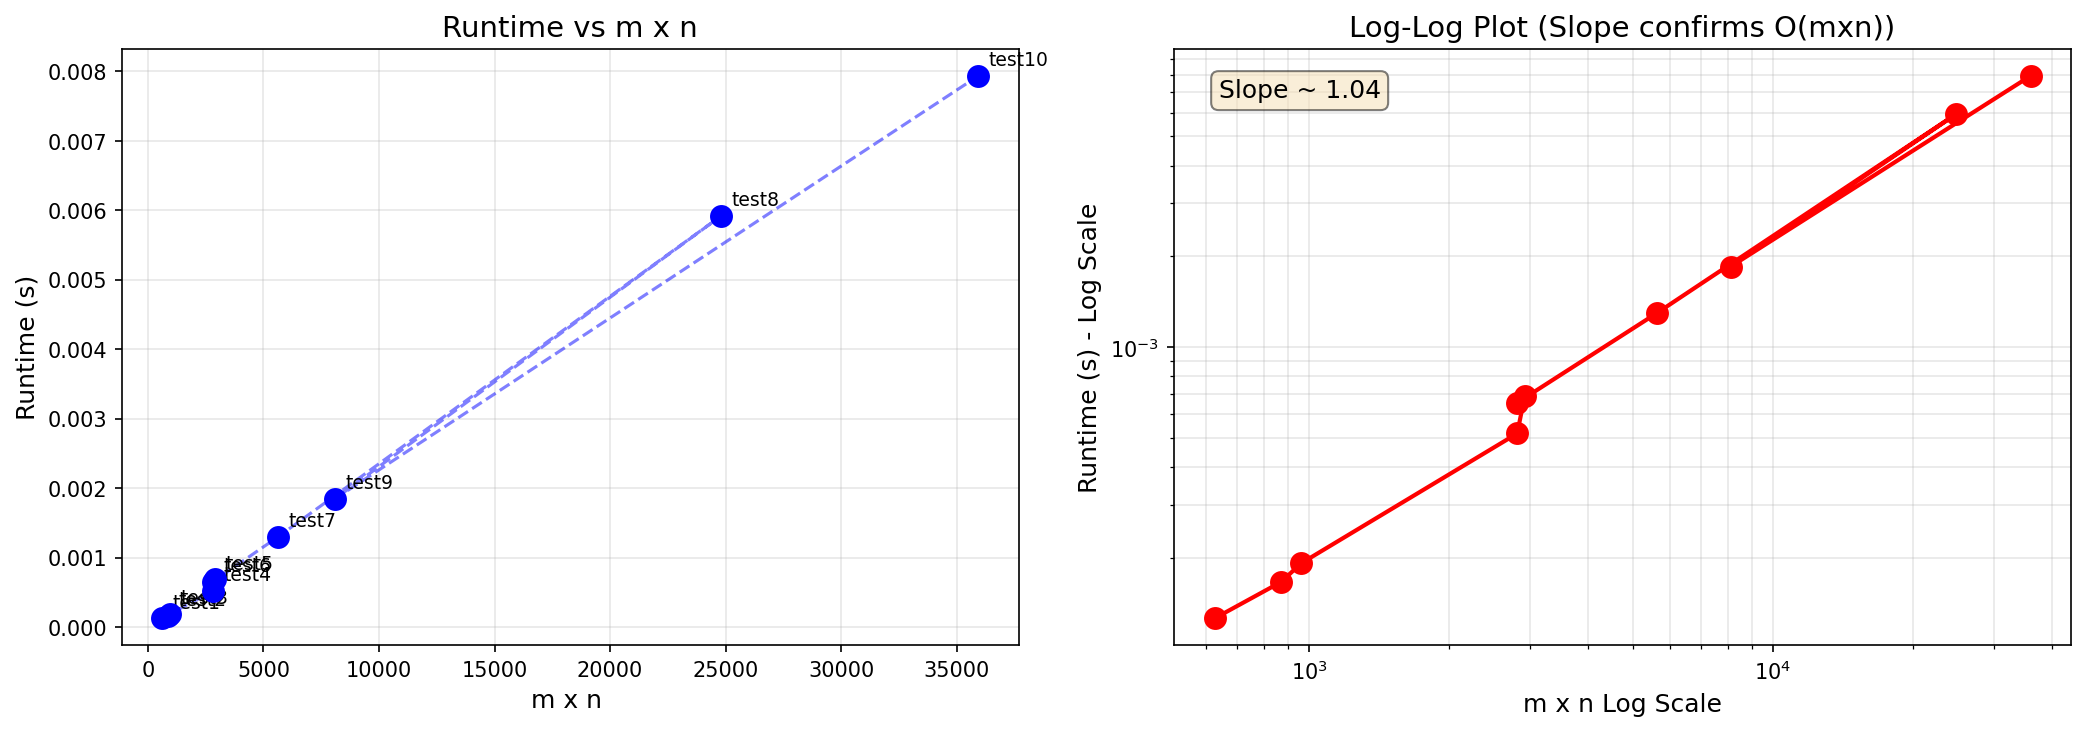

This figure's Python source:
import matplotlib.pyplot as plt
import sys
import time
from numpy import polyfit, log

sys.setrecursionlimit(10**6)


def wlcs(s1, s2, weights):
    m = len(s1)
    n = len(s2)
    dp = [[0] * (n + 1) for _ in range(m + 1)]

    for i in range(1, m + 1):
        for j in range(1, n + 1):
            if s1[i - 1] == s2[j - 1]:
                dp[i][j] = dp[i - 1][j - 1] + weights.get(s1[i - 1], 0)
            else:
                dp[i][j] = max(dp[i - 1][j], dp[i][j - 1])

    return dp[m][n]


tests = [f"test{i}.txt" for i in range(1, 11)]

products = []
times = []

for test in tests:
    with open(f"tests/{test}") as f:
        lines = f.read().strip().split("\n")

    K = int(lines[0])
    weights = {}
    for i in range(1, K + 1):
        parts = lines[i].split()
        weights[parts[0]] = int(parts[1])

    A = lines[-2].strip()
    B = lines[-1].strip()

    times_run = []
    for _ in range(5):
        start = time.perf_counter()
        result = wlcs(A, B, weights)
        elapsed = time.perf_counter() - start
        times_run.append(elapsed)
    avg_time = min(times_run)

    products.append(len(A) * len(B))
    times.append(avg_time)

fig, (ax1, ax2) = plt.subplots(1, 2, figsize=(14, 5))

ax1.scatter(products, times, color="blue", s=100, zorder=5)
ax1.plot(products, times, "b--", alpha=0.5)
ax1.set_xlabel("m x n ", fontsize=12)
ax1.set_ylabel("Runtime (s)", fontsize=12)
ax1.set_title("Runtime vs m x n", fontsize=14)
ax1.grid(True, alpha=0.3)

for i, (prod, t) in enumerate(zip(products, times)):
    ax1.annotate(f"test{i + 1}", (prod, t), textcoords="offset points", xytext=(5, 5), fontsize=9)

ax2.loglog(products, times, "ro-", markersize=10, linewidth=2)
ax2.set_xlabel("m x n Log Scale", fontsize=12)
ax2.set_ylabel("Runtime (s) - Log Scale", fontsize=12)
ax2.set_title("Log-Log Plot (Slope confirms O(mxn))", fontsize=14)
ax2.grid(True, alpha=0.3, which="both")


slope, intercept = polyfit(log(products), log(times), 1)
ax2.text(0.05,0.95,f"Slope ~ {slope:.2f}",transform=ax2.transAxes,fontsize=12,verticalalignment="top",bbox=dict(boxstyle="round", facecolor="wheat", alpha=0.5))

plt.tight_layout()
plt.savefig("graph.png", dpi=150, bbox_inches="tight")
plt.close()

print("Graph saved")
